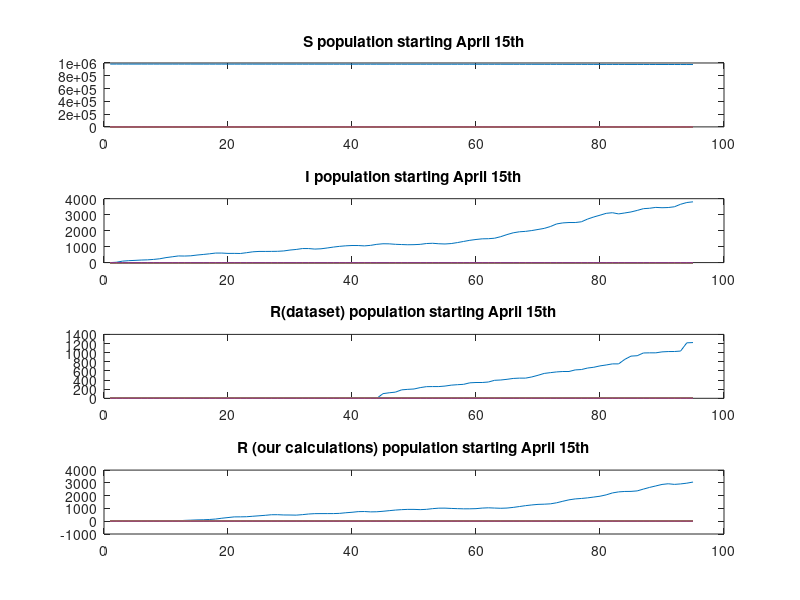

Recreate this plot in MATLAB.
load('Case_file');
S_sum=zeros(95);
I_sum=zeros(95);
R_sum=zeros(95);
R_our_sum=zeros(95);
for i=1:95
for j=1:57
   S_sum(i)=S_sum(i)+Cases_final{j}(i,6);
   I_sum(i)=I_sum(i)+Cases_final{j}(i,5);
   R_sum(i)=R_sum(i)+Cases_final{j}(i,7);
   R_our_sum(i)=R_our_sum(i)+Cases_final{j}(i,9);
    
end
end
subplot(4,1,1)
plot((1:95),S_sum)
title('S population starting April 15th')
subplot(4,1,2)
plot((1:95),I_sum)
title('I population starting April 15th')
subplot(4,1,3)
plot((1:95),R_sum)
title('R(dataset) population starting April 15th')
subplot(4,1,4)
plot((1:95),R_our_sum)
title('R (our calculations) population starting April 15th')